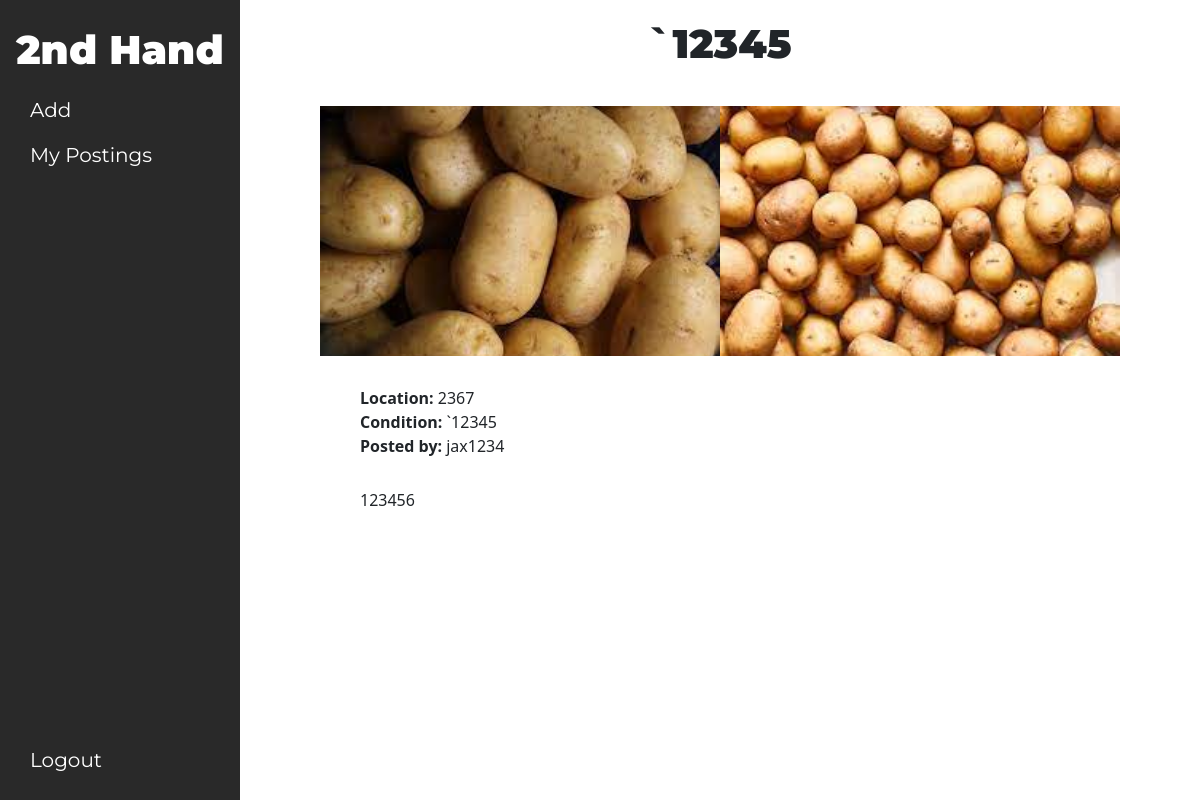
/item_code/EQKQVJH73CS1/, run on an earlier commit of the app's database.
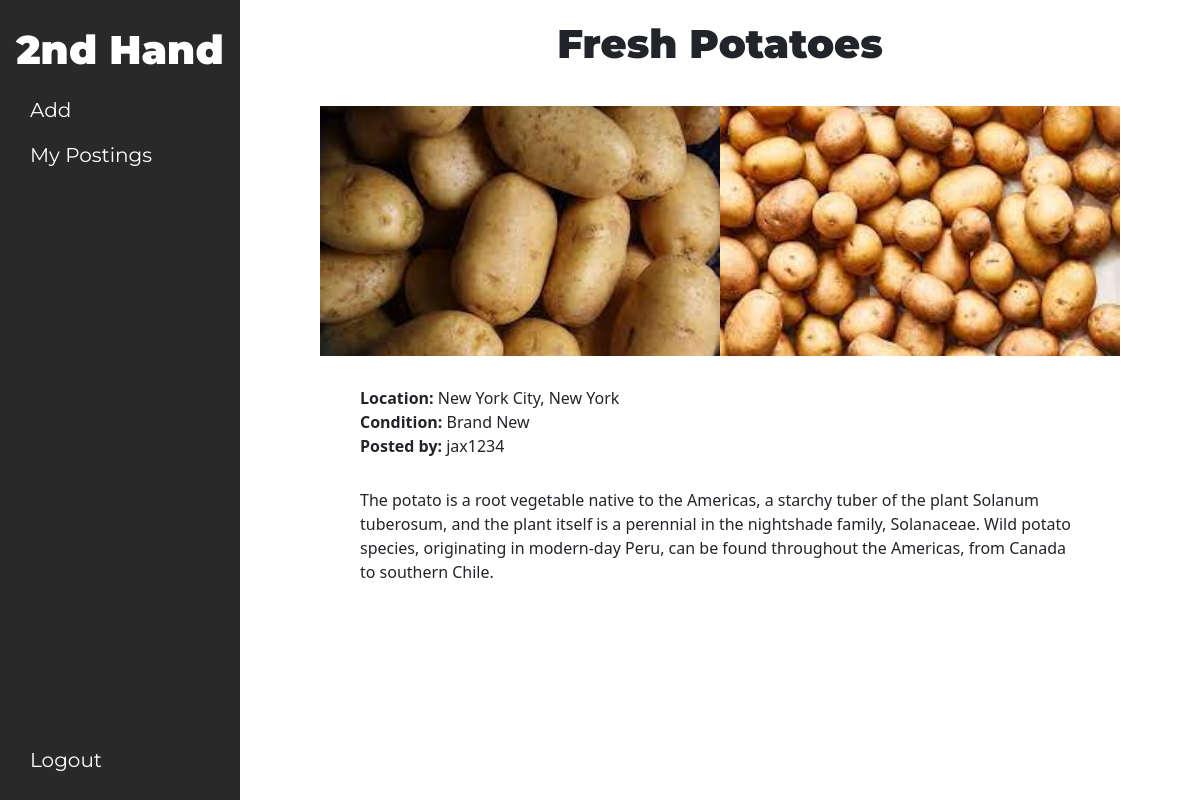
And on a later commit of the database.
### app/models.py (models this page shows)
class Item(models.Model):
    condition_choices = [
        ("Brand New", "Brand New"),
        ("Open Box", "Open Box"),
        ("Used", "Used"),
        ("Not Working", "Not Working"),
        ]
    poster = models.CharField(max_length=265,)
    code = models.CharField(max_length=12)
    status = models.BooleanField(default=True)
    title = models.CharField(max_length=265)
    condition = models.CharField(max_length=128, choices=condition_choices)
    location = models.CharField(max_length=128)
    description = models.CharField(max_length=2048)
    def __str__(self):
        return f"{self.code} : {self.status} : {self.title}"

### app/views.py (the view)
# urls.py: path("item_code/<str:code>/", views.item_code, name="item_code"),
def item_code(request, code):
	code = code
	item = Item.objects.get(code=code)
	images = Image.objects.filter(code=code)
	print(item)
	print(images)
	return render(request, "item_code.HTML", {
		"item":item, "images":images
		})

### app/models.py (called while the page is built)
    def __str__(self):
        return f"{self.code}"

### app/templates/item_code.html (shortened to what this page needs)
<!DOCTYPE html>
<html>
<head>
	<link rel="stylesheet" href="../../static/style.css">
    <link href="https://cdn.jsdelivr.net/npm/bootstrap@5.0.1/dist/css/bootstrap.min.css" rel="stylesheet">
</head>
<body>
	<nav class="sidebar" >
		<a class="bold" style="color: white; position: absolute; top: 20px; text-decoration: none; display: block;" href="../../marketplace">2nd Hand</a>
		<a href="../../add_item" class="sidebuttons" style="top: 80px; text-decoration: none;"><p style="margin-left: 30px; padding-top: 15px;">Add</p></a>
		<a href="../../mypostings" class="sidebuttons" style="top: 130px; text-decoration: none; display: block; position: absolute;"><p style="margin-left: 30px; padding-top: 10px;">My Postings</p></a>
		<a href="/" class="sidebuttons" style="bottom: 20px; position: absolute; display: block; text-decoration: none;"><p style="margin-left: 30px; padding-top: 15px;">Logout</p></a>
	</nav>
	<main>
		<h1 class="bold" style="text-align: center; margin-top: 20px;">{{ item.title }}</h1>
		<div style="height: 30px;"></div>
		<div style="display: flex; flex-direction: row; justify-content: center; flex-wrap: wrap">
			{% for image in images%}
			<div style="width: 400px; height: 250px; background-image: url({{ image.image.url }}); background-size: cover; background-position: center;"></div>
		{% endfor %}
		</div>
		<p style="width: 75%; margin: auto; margin-top: 30px;"><strong>Location: </strong>{{ item.location }}<br><strong>Condition: </strong> {{ item.condition }}<br><strong>Posted by: </strong> {{ item.poster }}</p>
		<p style="width: 75%; margin: auto; margin-top: 30px;">{{ item.description }}</p>
		<div style="height: 50px;"></div>
	</main>
</body>
</html>

What changed in the data, as far as the page shows it:
changed Item "jax1234": title "`12345" → "Fresh Potatoes"; location "2367" → "New York City, New York"; condition "`12345" → "Brand New"; description "123456" → "The potato is a root vegetable native to the Americas, a starchy tuber of the plant Solanum tuberosum, and the plant itself is a perennial in the nightshade family, Solanaceae. Wild potato species, originating in modern-day Peru, can be found throughout the Americas, from Canada to southern Chile."
